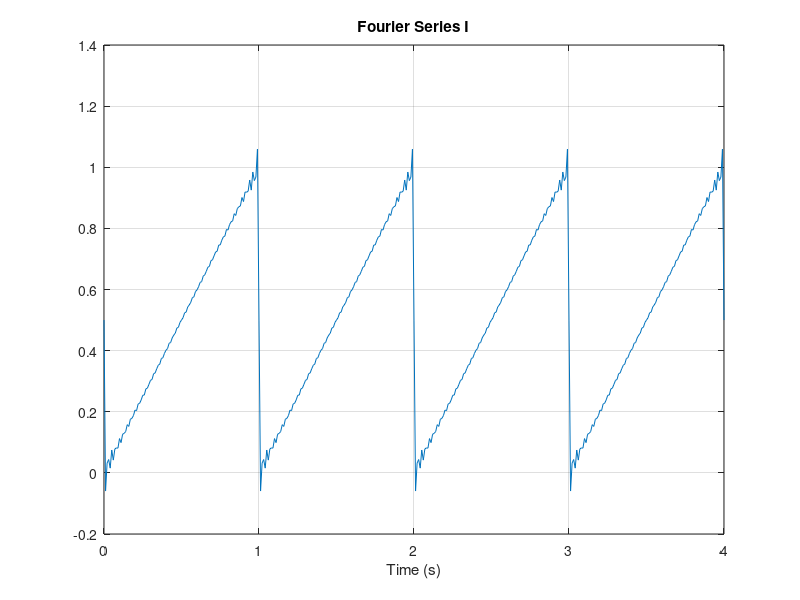

Recreate this plot in MATLAB.
dt = 0.01;                                % Βήμα στο χρόνο
T0 = 1;                                   % Επιλέγουμε μια περίοδο
t = 0:dt:4*T0;                            % Απεικονίζουμε 4 περιόδους
N = 40;                                   % Θέλουεμε 40 ημίτονα
X0 = 1/2;                                 % Συντελεστής X0
x = zeros(1, length(t));                  % Δέσμευση μνήμης
for k = 1:N                               % Βρόχος επανάληψης
x = x + 1/(k*pi)*cos(2*pi*k/T0*t + pi/2); % Σύνθεση σήματος
end
x = x + X0                                % Προσθήκη X0
plot(t, x); grid;                         % Γράφημα
title('Fourier Series I');                % Τίτλος
xlabel('Time (s)');                       % Ετικέτα άξονα x
